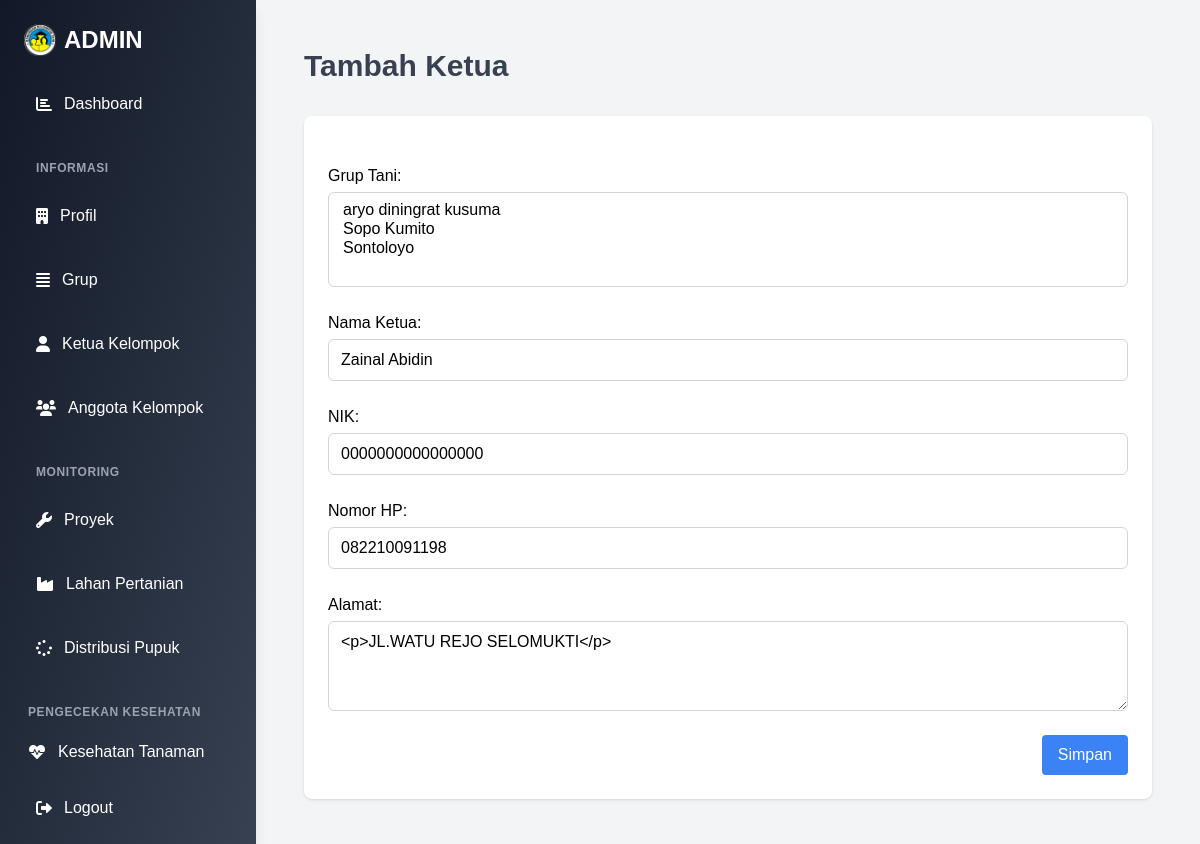
The app's page /administrator/edit-ketua/1, older data.
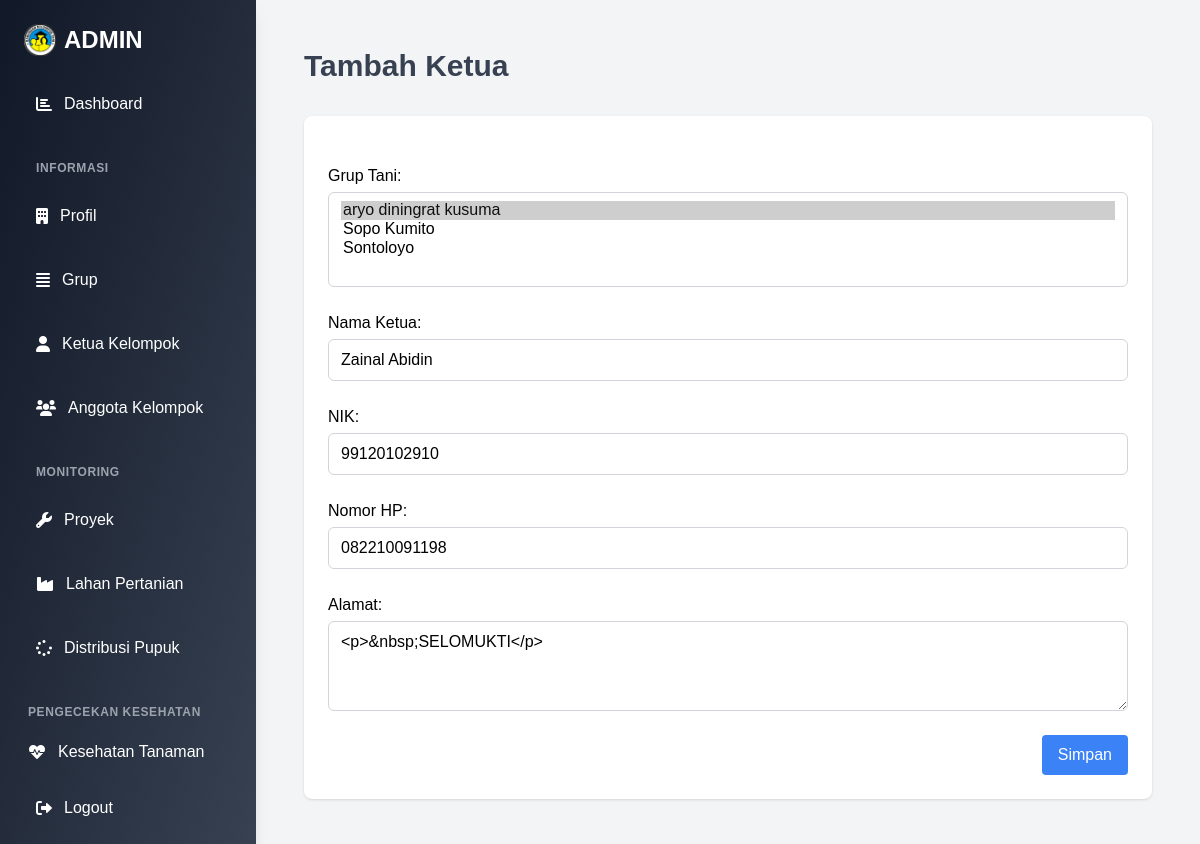
The same page, newer data.
### administrator/models.py (models this page shows, shortened)
class KetuaKelompok(models.Model):
    grup = models.ManyToManyField(Grup, related_name='ketua')
    nama = models.CharField(max_length=100)
    nik = models.CharField(max_length=100, default="0000000000000000")
    no_hp = models.CharField(max_length=15)
    alamat = RichTextField(blank=True, null=True)
    slug = models.SlugField(max_length=200,null=True,blank=True, unique=True)
    class Meta:
        verbose_name_plural ="Data Ketua Kelompok"

### administrator/views.py (the view)
# urls.py: path('edit-ketua/<str:pk>', views.editketuaadmin, name='editketuaadmin'),
def editketuaadmin(request, pk):
    ketua = get_object_or_404(KetuaKelompok, id=pk)
    if request.method == "POST":
        form = KetuaKelompokForm(request.POST, request.FILES, instance=ketua)
        if form.is_valid():
            form.save()
            return redirect('ketuaadmin')
        else:
            print(form.errors)  # Ini akan tampil di terminal
    else:
        form = KetuaKelompokForm(instance=ketua)
    return render(request, 'formketuaadmin.html', {
        "judul": "Edit KetuaKelompok",
        "menu": "ketua",
        "form": form
    })

### administrator/models.py (called while the page is built)
    def __str__(self):
        return self.nama

### administrator/templates/formketuaadmin.html (shortened to what this page needs)
{% extends "baseadmin.html" %}
{% load static %}
{% block content %}
<div class="flex-1 p-6 transition-all duration-200 ease-in-out">
    <header class="mb-8">
        <h1 class="text-3xl font-bold text-gray-700">Tambah Ketua</h1>
    </header>
    <div class="bg-white shadow rounded-lg p-6">
        <form action="" method="post" enctype="multipart/form-data" class="space-y-6">
            {{ form.as_p }}
            <div class="flex justify-end">
                <button type="submit" class="bg-blue-500 text-white px-4 py-2 rounded hover:bg-blue-600">
                    Simpan
                </button>
            </div>
        </form>
    </div>
</div>
{% endblock content %}

Row changes from the older to the newer data that the page shows:
changed KetuaKelompok: nik "0000000000000000" → "99120102910"; alamat "<p>JL.WATU REJO SELOMUKTI</p>" → "<p>&nbsp;SELOMUKTI</p>"
Text that changed along with them:
form field grup: "aryo diningrat kusuma / Sopo Kumito / Sontoloyo" → "aryo diningrat kusuma ☑ / Sopo Kumito / Sontoloyo"
